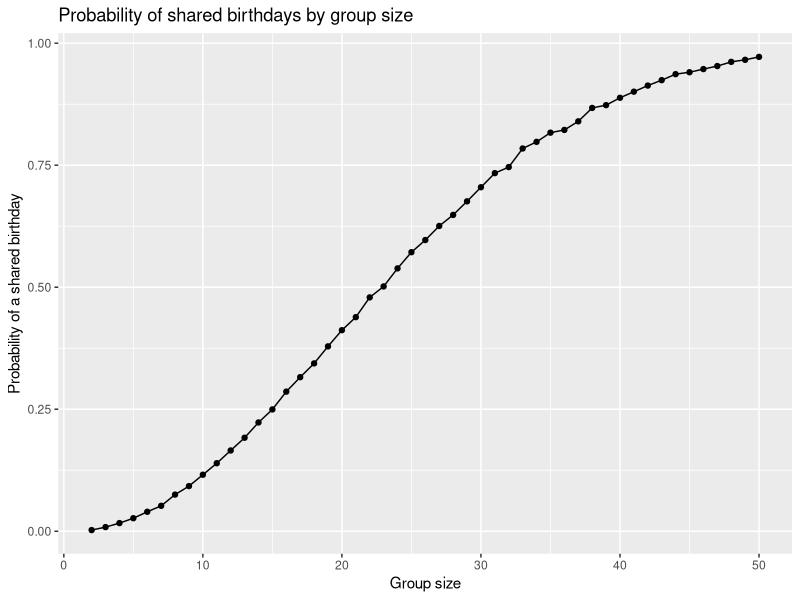

Generate this figure with R: (Note: this script raises an error after producing the figure.)
## ---- chunk 1
library(tidyverse)
set.seed(1)
## ---- chunk 2
birthday_sim = function(n) {
  
  birthdays = sample(1:365, size = n, replace = TRUE)
  
  any(duplicated(birthdays))
  
}
## ---- chunk 3
sim_results = 
  expand_grid(
    group_size = 2:50, 
    iter = 1:10000
  ) |>
  mutate(
    shared_birthday = map_lgl(group_size, birthday_sim)
  )
## ---- chunk 4
birthday_probs = 
  sim_results |>
  group_by(group_size) |>
  summarize(
    probability = mean(shared_birthday)
  )
## ---- chunk 5
birthday_probs |> 
  ggplot(aes(x = group_size, y = probability)) + 
  geom_point() + 
  geom_path() +
  labs(
    title = "Probability of shared birthdays by group size", 
    x = "Group size", 
    y = "Probability of a shared birthday"
  )
## ---- chunk 6
# Create a dataframe of file names
full_df = 
  tibble(
    files = list.files("data/"), 
    path = str_c("data/", files)
  ) |> 
# Import data using map()
  mutate(data = map(path, read_csv)) |> 
  unnest(cols = data)
## ---- chunk 7
tidy_df = 
  full_df |> 
  mutate(
    files = str_replace(files, "\\.csv$", ""), 
    study_arm = if_else(str_sub(files, 1, 3) == "con", 
                        "Control", "Experimental"), 
    subject_id = str_sub(files, 5, 6)
  ) |> 
  pivot_longer(
    week_1:week_8, 
    names_to = "week", 
    values_to = "outcome", 
    names_prefix = "week_"
  ) |> 
  mutate(week = as.numeric(week)) |> 
  select(subject_id, study_arm, week, outcome)
## ---- chunk 8
tidy_df |> 
  ggplot(aes(
    x = week, 
    y = outcome, 
    group = subject_id, 
    color = study_arm
  )) + 
  geom_point() + 
  geom_path() + 
  facet_grid(~study_arm) + 
  labs(
    title = "Individual outcomes over time by study arm", 
    x = "Week", 
    y = "Outcome value", 
    color = "Study arm"
  )
## ---- chunk 9
sim_ttest = function(mu) {
  
  sim_data = tibble(
    x = rnorm(30, mean = mu, sd = 5)
  )
  
  t.test(sim_data$x, mu = 0) |> 
    broom::tidy() |>
    select(estimate, p.value)
}
## ---- chunk 10
sim_results_ttest = 
  expand_grid(
    true_mean = 0:6,
    iter = 1:5000
  ) |>
  mutate(
    ttest_results = map(true_mean, sim_ttest)
  ) |>
  unnest(ttest_results) |>
  mutate(
    reject_null = p.value < 0.05
  )
